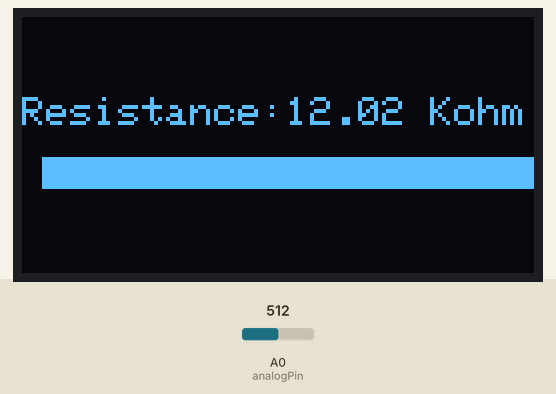
Simulated run of this sketch. Board: Arduino Uno, built with avr-gcc and run on an emulated ATmega328P. Shown: 128×64 one-colour display. The test bench sets the inputs (shaded band); at power-on: A0 (analogPin) = 512. What the sketch prints to the serial monitor is not drawn.

Above: at 3.2 s.
3.3 s: A0 (analogPin) set to 999
At 5.0 s:
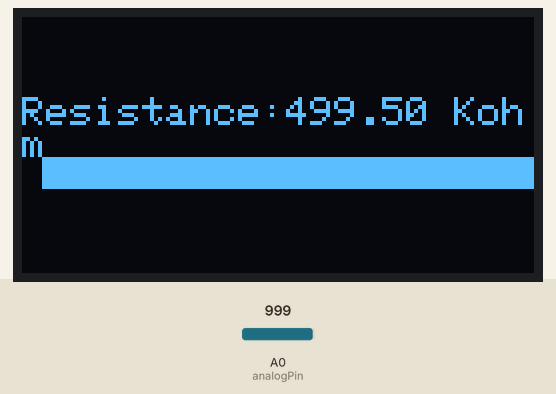
7.5 s: A0 (analogPin) set to 1022
At 9.2 s:
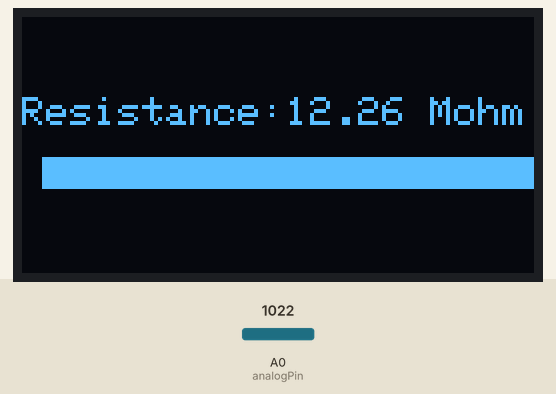
11.7 s: A0 (analogPin) set to 0
At 13.4 s:
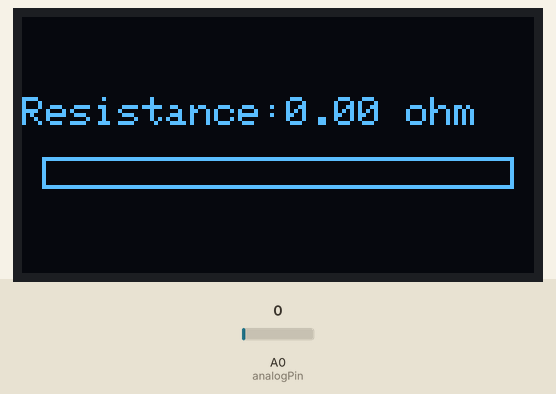
15.9 s: A0 (analogPin) set to 73
At 17.6 s:
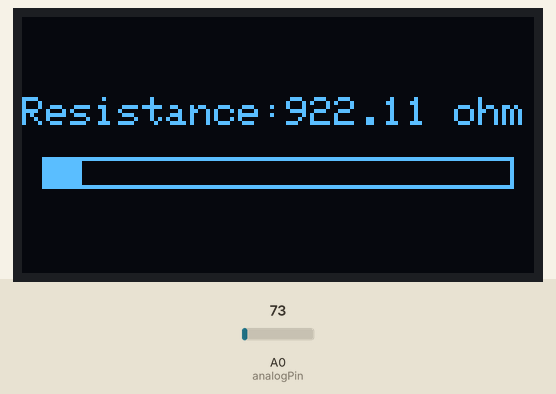
18.3 s: A0 (analogPin) set to 87
At 19.8 s:
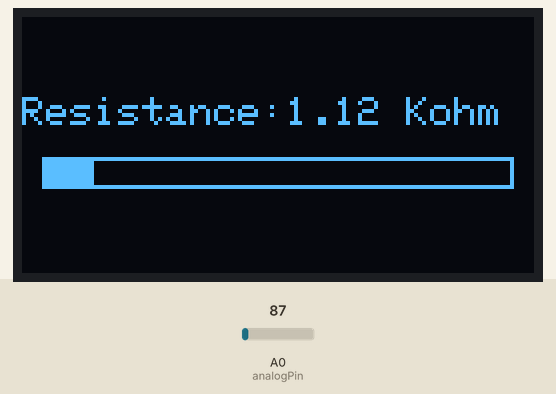
20.4 s: A0 (analogPin) set to 1023
At 21.9 s:
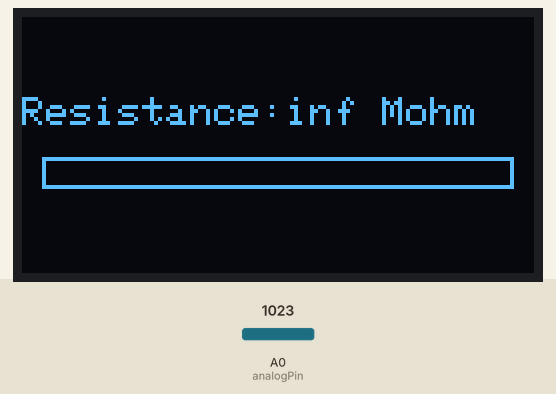
Timing chart, 0 to 23.4 s (numbered marks = the images above; inputs shaded):
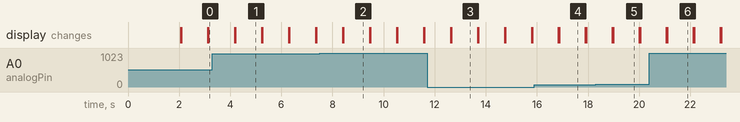

The sketch:

ResistanceMeasurement.ino
```cpp
#include <Adafruit_GFX.h>
#include <Adafruit_SSD1306.h>

#define SCREEN_WIDTH 128
#define SCREEN_HEIGHT 64
#define SCREEN_ADDRESS 0x3C

Adafruit_SSD1306 display(SCREEN_WIDTH, SCREEN_HEIGHT, &Wire, -1);

const int analogPin = A0;  // Analog input pin connected to A0
const float referenceResistance = 12000.0;  // Known reference resistor value in ohms (12k ohm)

void setup() {
  Serial.begin(9600);  // Initialize serial communication
    if(!display.begin(SSD1306_SWITCHCAPVCC, SCREEN_ADDRESS)) {
    Serial.println(F("SSD1306 allocation failed"));
    for(;;); // Don't proceed, loop forever
  }
  delay(2000);  // Pause for 2 seconds
  display.clearDisplay();  // Clear the display
  display.setTextSize(1);  // Set text size
  display.setTextColor(SSD1306_WHITE);  // Set text color
  display.setCursor(0, 0);  // Set cursor position
}

void drawResistanceBar(float resistance) {
  int barLength = map(resistance, 0, 10000, 0, SCREEN_WIDTH - 10); // Map resistance to screen width
  display.drawRect(5, 35, SCREEN_WIDTH - 10, 8, SSD1306_WHITE); // Draw an empty bar above
  display.fillRect(5, 35, barLength, 8, SSD1306_WHITE); // Fill the bar based on resistance
  display.display(); // Update the display
}

void loop() {
  int sensorValue = analogRead(analogPin);  // Read analog input
  float voltage = sensorValue * (5.0 / 1023.0);  // Convert sensor value to voltage (assuming a 5V Arduino)
  float unknownResistance = (voltage * referenceResistance) / (5.0 - voltage);  // Calculate unknown resistance

  // Clear the display
  display.clearDisplay();

  // Draw the resistance bar graph above
  drawResistanceBar(unknownResistance);

  // Display resistance in standard format at the bottom
  display.setCursor(0, 20);  // Set cursor position for resistance value
  display.print("Resistance:");
  if (unknownResistance >= 1000000.0) {
    display.print(unknownResistance / 1000000.0, 2);  // Megaohms
    display.print(" Mohm");
  } else if (unknownResistance >= 1000.0) {
    display.print(unknownResistance / 1000.0, 2);  // Kilohms
    display.print(" Kohm");
  } else {
    display.print(unknownResistance, 2);  // Ohms
    display.print(" ohm");
  }

  display.display();  // Update the display

  // Print the resistance to the Serial Monitor for reference
  Serial.print("Unknown Resistance: ");
  Serial.print(unknownResistance, 2);  // Ohms
  Serial.println(" Ω");

  delay(1000);  // Delay for readability
}
```

Measured:
- the behaviour switches between 1010 and 1011 on A0 (analogPin) (found by bisection; images 1 and 2)
- the behaviour switches between 78 and 79 on A0 (analogPin) (found by bisection; images 4 and 5)
- after the input at 3.3 s, the display: first differs from a run without the input after 0.90 s (image 1)
- after the input at 7.5 s, the display: first differs from a run without the input after 0.93 s (image 2)
- after the input at 11.7 s, the display: first changes after 0.92 s (image 3 shows a later state)
- after the input at 15.9 s, the display: first changes after 0.95 s (image 4 shows a later state)
- after the input at 18.3 s, the display: first changes after 0.66 s (image 5 shows a later state)
- after the input at 20.4 s, the display: first changes after 0.67 s (image 6 shows a later state)
